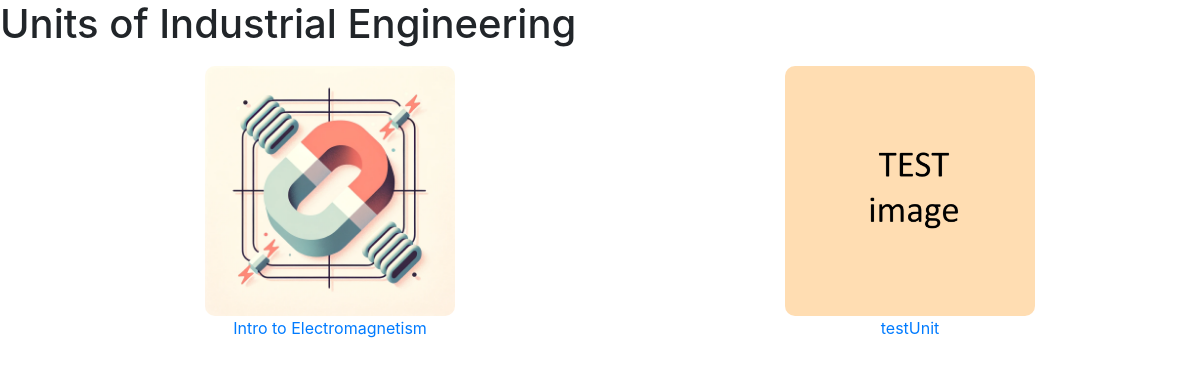
The app's page /units/1 with its own data.
### app.py (models this page shows, shortened)
class Course(db.Model):
    id = db.Column(db.Integer, primary_key=True)
    course_name = db.Column(
        db.String(50),
        nullable=False
    )
    image_file = db.Column(
        db.String(20),
        nullable=False
    )
    units = db.relationship(
        'Unit',
        backref='course',
        lazy=True,
        cascade="all,delete"
    )

class Unit(db.Model):
    id = db.Column(db.Integer, primary_key=True)
    unit_name = db.Column(
        db.String(50),
        nullable=False
    )
    image_file = db.Column(
        db.String(20),
        nullable=False
    )
    course_id = db.Column(
        db.Integer,
        db.ForeignKey('course.id'),
        nullable=False
    )
    sections = db.relationship(
        'Section',
        backref='unit',
        lazy=True,
        cascade="all,delete"
    )

### app.py (the view)
@app.route("/units/<int:course_id>")
def units(course_id):
    return render_template(
        "units.html",
        course=Course.query.get_or_404(course_id),
        units=Unit.query.filter_by(course_id=course_id).all()
    )

### templates/units.html (shortened to what this page needs)
{% extends "layout.html" %}
{% block style %}
    <link
        rel="stylesheet"
        href="{{ url_for('static', filename='css/index_style.css')}}"
    />
    <link
        rel="stylesheet"
        href="https://cdn.jsdelivr.net/npm/bootstrap@4.0.0/dist/css/bootstrap.min.css"
    />
{% endblock %}
{% block body %}
    <h1>Units of {{ course.course_name }}</h1>
    <div class="units">
        <ul class="units-list">
            {% for unit in units %}
                <li class="unit-item">
                    <a href="{{ url_for('unit_detailed', unit_id=unit.id) }}">
                        <figure>
                            <img
                                src="{{ url_for('static', filename=unit.image_file)}}"
                            />
                            <figcaption>{{ unit.unit_name }}</figcaption>
                        </figure>
                    </a>
                </li>
            {% endfor %}
        </ul>
{% endblock %}

### static/css/layout_style.css (style rules this page uses)
html { font-family: 'Roboto', sans-serif; }
a { text-decoration: none; }

### static/css/index_style.css (style rules this page uses)
.units-list { display: flex; justify-content: space-around; flex-wrap: wrap; list-style: none; }
.unit-item { text-align: center; width: 250px; margin: 10px; }
.unit-item img { width: 100%; border-radius: 10px; transition: transform 0.3s ease-in-out; }
a { color: #383838; }

### records on screen
Course: course_name "Industrial Engineering"
Unit: image_file (picture), unit_name "Intro to Electromagnetism"
Unit: image_file (picture), unit_name "testUnit"
